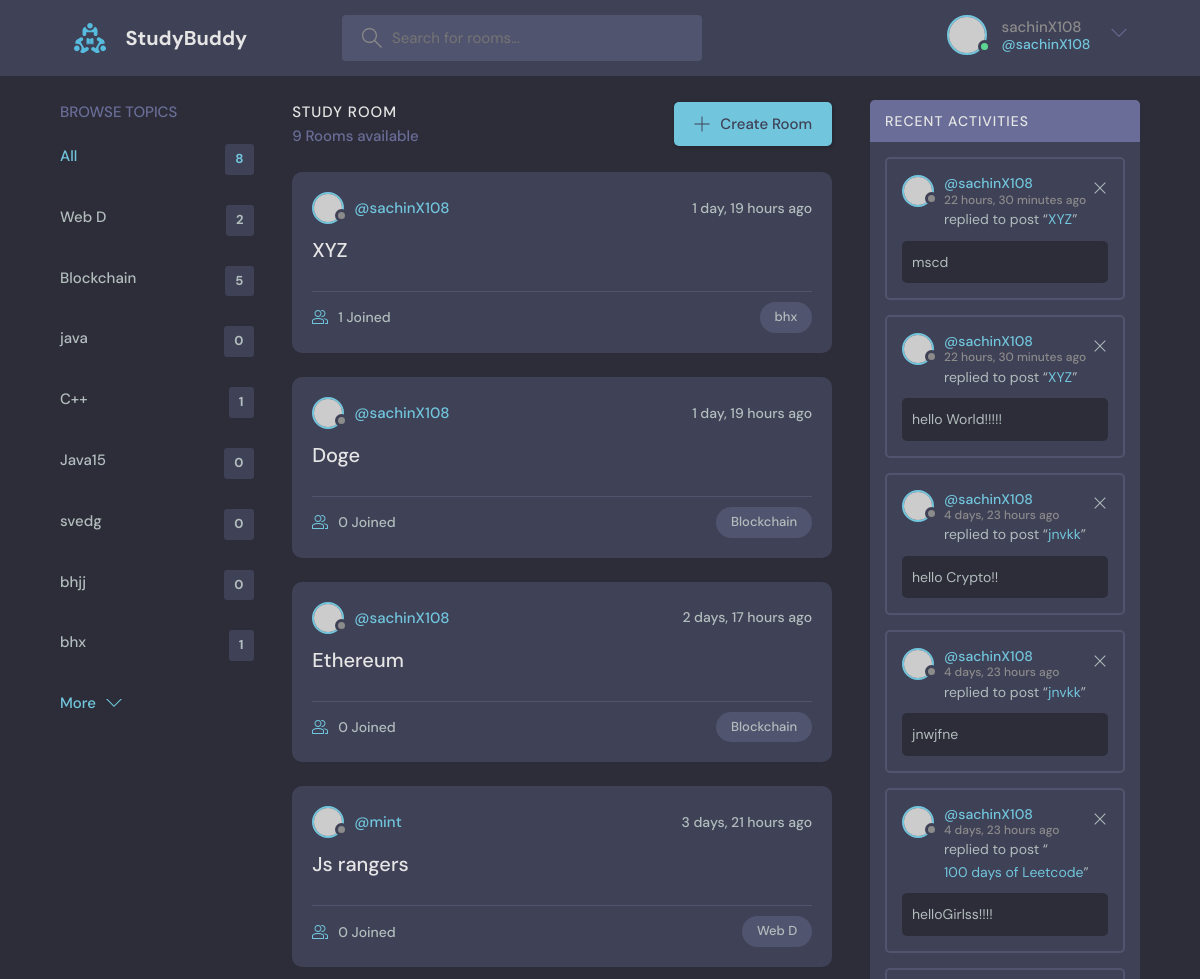
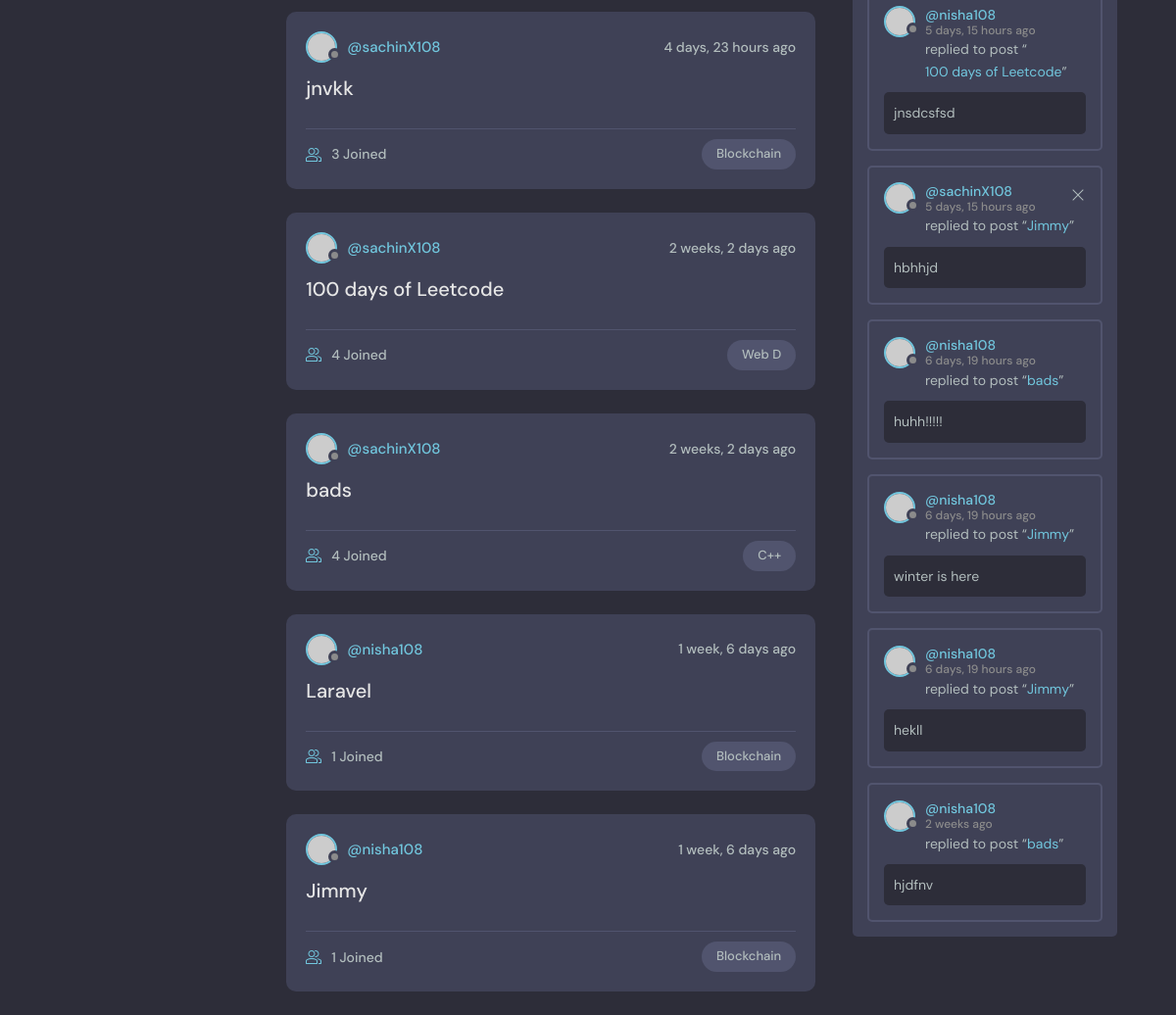
The app's page / (signed in) with its own data (2 pictures, top to bottom).
### base/models.py (models this page shows, shortened)
class Topic(models.Model):
    name=models.CharField(max_length=200)

class Room(models.Model):
    host=models.ForeignKey(User, on_delete=models.SET_NULL, null=True)
    topic=models.ForeignKey(Topic, on_delete=models.SET_NULL, null=True)
    name=models.CharField(max_length=200)
    desccription=models.TextField(null=True, blank=True)
    participants=models.ManyToManyField(User, related_name='participants', blank=True)
    updated=models.DateTimeField(auto_now=True)
    created=models.DateTimeField(auto_now_add=True)
    class Meta:
        ordering=['-updated', '-created']
    def __str__(self):
        return self.name

class Message(models.Model):
    room=models.ForeignKey(Room, on_delete=models.CASCADE)
    user=models.ForeignKey(User, on_delete=models.CASCADE)
    body=models.TextField()
    updated=models.DateTimeField(auto_now=True)
    created=models.DateTimeField(auto_now_add=True)
    class Meta:
        ordering=['-updated', '-created']

### base/views.py (the view)
# urls.py: path('', views.Home, name='Home'),
def Home(request):
    q=request.GET.get('q', default="")
    rooms=Room.objects.all()
    room_count=rooms.count()
    topics=Topic.objects.all()
    room_messages=Message.objects.filter(Q(room__topic__name__icontains=q))
    context={'rooms':rooms, 'topics':topics, 'room_count':room_count, "room_messages":room_messages}
    return render(request, 'base/home.html', context)

### base/Templates/base/home.html (shortened to what this page needs)
{%  extends 'Main.html' %}
{% block content %}
<main class="layout layout--3">
      <div class="container">
        {% include 'base/topic_components.html' %}
        <div class="roomList">
          <div class="roomList__header">
            <div>
              <h2>Study Room</h2>
              <p>{{rooms.count}} Rooms available</p>
            </div>
            <a class="btn btn--main" href="{%url 'create-room' %}">
              <svg version="1.1" xmlns="http://www.w3.org/2000/svg" width="32" height="32" viewBox="0 0 32 32">
                <title>add</title>
                <path
                  d="M16.943 0.943h-1.885v14.115h-14.115v1.885h14.115v14.115h1.885v-14.115h14.115v-1.885h-14.115v-14.115z"
                ></path>
              </svg>
              Create Room
            </a>
          </div>
          {% include 'base/feed_component.html' %}
        </div>
        {% include 'base/activity_component.html' %}
      </div>
    </main>
{% endblock %}

### Templates/navBar.html (shortened to what this page needs)
{% load static %}
<header class="header header--loggedIn">
    <div class="container">
      <a href="{% url 'Home' %}" class="header__logo">
        <img src="{% static 'images/logo.svg' %}" />
        <h1>StudyBuddy</h1>
      </a>
      <form class="header__search" method="GET" action="{% url 'Home' %}">
        <label>
          <input name="q" placeholder="Search for rooms..." />
        </label>
      </form>
      <nav class="header__menu">
        {% if request.user.is_authenticated %}
        <div class="header__user">
          <a href="{% url 'update-user' %}">
            <div class="avatar avatar--medium active">
              <img src="https://randomuser.me/api/portraits/men/37.jpg" />
            </div>
            <p>{{request.user.username}}<span>@{{request.user.username}}</span></p>
          </a>
          <button class="dropdown-button">
            <svg version="1.1" xmlns="http://www.w3.org/2000/svg" width="32" height="32" viewBox="0 0 32 32">
              <title>chevron-down</title>
              <path d="M16 21l-13-13h-3l16 16 16-16h-3l-13 13z"></path>
            </svg>
          </button>
        </div>
        {% else %}
         <a href="{% url 'login' %}">
          <img src="{% static 'images/avatar.svg' %}" />
          <p>Login</p>
        </a>
        {% endif %}
      </nav>
    </div>
  </header>

### base/Templates/base/topic_components.html
<div class="topics">
    <div class="topics__header">
      <h2>Browse Topics</h2>
    </div>
    <ul class="topics__list">
      <li>
        <a href="{% url 'Home' %}" class="active">All <span>{{topics.count}}</span></a>
      </li>
      {% for topic in topics %}
      <li>
        <a href="{% url 'Home' %}?q={{topic.name}}">{{topic.name}} <span>{{topic.room_set.all.count}}</span> </a>
      </li>
      {% endfor %}
    </ul>
    <a class="btn btn--link" href="topics.html">
      More
      <svg version="1.1" xmlns="http://www.w3.org/2000/svg" width="32" height="32" viewBox="0 0 32 32">
        <title>chevron-down</title>
        <path d="M16 21l-13-13h-3l16 16 16-16h-3l-13 13z"></path>
      </svg>
    </a>
  </div>

### base/Templates/base/feed_component.html (shortened to what this page needs)
{% for room in rooms %}
<div class="roomListRoom">
    <div class="roomListRoom__header">
      <a href="{% url 'user-profile' room.host.id %}" class="roomListRoom__author">
        <div class="avatar avatar--small">
          <img src="https://randomuser.me/api/portraits/women/11.jpg" />
        </div>
        <span>@{{room.host.username}}</span>
      </a>
      <div class="roomListRoom__actions">
        <span>{{room.created|timesince}} ago</span>
      </div>
    </div>
    <div class="roomListRoom__content">
      <a href="{% url 'room' room.id %}">{{room.name}}</a>
    </div>
    <div class="roomListRoom__meta">
      <a href="{% url 'room' room.id %}" class="roomListRoom__joined">
        {{room.participants.all.count}} Joined
      </a>
      <p class="roomListRoom__topic">{{room.topic.name}}</p>
    </div>
  </div>
{% endfor %}

### base/Templates/base/activity_component.html
<div class="activities">
    <div class="activities__header">
      <h2>Recent Activities</h2>
    </div>
    {% for message in room_messages %}
    <div class="activities__box">
      <div class="activities__boxHeader roomListRoom__header">
        <a href="{% url 'user-profile' message.user.id %}" class="roomListRoom__author">
          <div class="avatar avatar--small">
            <img src="https://randomuser.me/api/portraits/women/11.jpg" />
          </div>
          <p>
            @{{message.user}}
            <span>{{message.created | timesince}} ago</span>
          </p>
        </a>
        {% if request.user == message.user %}
        <div class="roomListRoom__actions">
          <a href="{% url 'delete-message' message.id %}">
            <svg version="1.1" xmlns="http://www.w3.org/2000/svg" width="32" height="32" viewBox="0 0 32 32">
              <title>remove</title>
              <path
                d="M27.314 6.019l-1.333-1.333-9.98 9.981-9.981-9.981-1.333 1.333 9.981 9.981-9.981 9.98 1.333 1.333 9.981-9.98 9.98 9.98 1.333-1.333-9.98-9.98 9.98-9.981z"
              ></path>
            </svg>
          </a>
        </div>
        {% endif %}
      </div>
      <div class="activities__boxContent">
        <p>replied to post “<a href="{% url 'room' message.room.id %}">{{message.room}}</a>”</p>
        <div class="activities__boxRoomContent">
            {{message.body}}
        </div>
      </div>
    </div>
    {% endfor %}
  </div>

### records on screen
Topic: name "Web D", room_set.all.count "2"
Topic: name "Blockchain", room_set.all.count "5"
Topic: name "java", room_set.all.count "0"
Topic: name "C++", room_set.all.count "1"
Topic: name "Java15", room_set.all.count "0"
Topic: name "svedg", room_set.all.count "0"
Topic: name "bhjj", room_set.all.count "0"
Topic: name "bhx", room_set.all.count "1"
Room: host.username "sachinX108", created "1 day, 19 hours", name "XYZ", participants.all.count "1", topic.name "bhx"
Room: host.username "sachinX108", created "1 day, 19 hours", name "Doge", participants.all.count "0", topic.name "Blockchain"
Room: host.username "sachinX108", created "2 days, 17 hours", name "Ethereum", participants.all.count "0", topic.name "Blockchain"
Room: host.username "mint", created "3 days, 21 hours", name "Js rangers", participants.all.count "0", topic.name "Web D"
Room: host.username "sachinX108", created "4 days, 23 hours", name "jnvkk", participants.all.count "3", topic.name "Blockchain"
Room: host.username "sachinX108", created "2 weeks, 2 days", name "100 days of Leetcode", participants.all.count "4", topic.name "Web D"
Room: host.username "sachinX108", created "2 weeks, 2 days", name "bads", participants.all.count "4", topic.name "C++"
Room: host.username "nisha108", created "1 week, 6 days", name "Laravel", participants.all.count "1", topic.name "Blockchain"
Room: host.username "nisha108", created "1 week, 6 days", name "Jimmy", participants.all.count "1", topic.name "Blockchain"
Message: user "sachinX108", created "22 hours, 30 minutes", room "XYZ", body "mscd"
Message: user "sachinX108", created "22 hours, 30 minutes", room "XYZ", body "hello World!!!!!"
Message: user "sachinX108", created "4 days, 23 hours", room "jnvkk", body "hello Crypto!!"
Message: user "sachinX108", created "4 days, 23 hours", room "jnvkk", body "jnwjfne"
Message: user "sachinX108", created "4 days, 23 hours", room "100 days of Leetcode", body "helloGirlss!!!!"
Message: user "nisha108", created "5 days, 15 hours", room "100 days of Leetcode", body "jnsdcsfsd"
Message: user "sachinX108", created "5 days, 15 hours", room "Jimmy", body "hbhhjd"
Message: user "nisha108", created "6 days, 19 hours", room "bads", body "huhh!!!!!"
Message: user "nisha108", created "6 days, 19 hours", room "Jimmy", body "winter is here"
Message: user "nisha108", created "6 days, 19 hours", room "Jimmy", body "hekll"
Message: user "nisha108", created "2 weeks", room "bads", body "hjdfnv"

### other values on screen
{{ request.user.username }} "sachinX108"
{{ topics.count }} "8"
{{ rooms.count }} "9"
